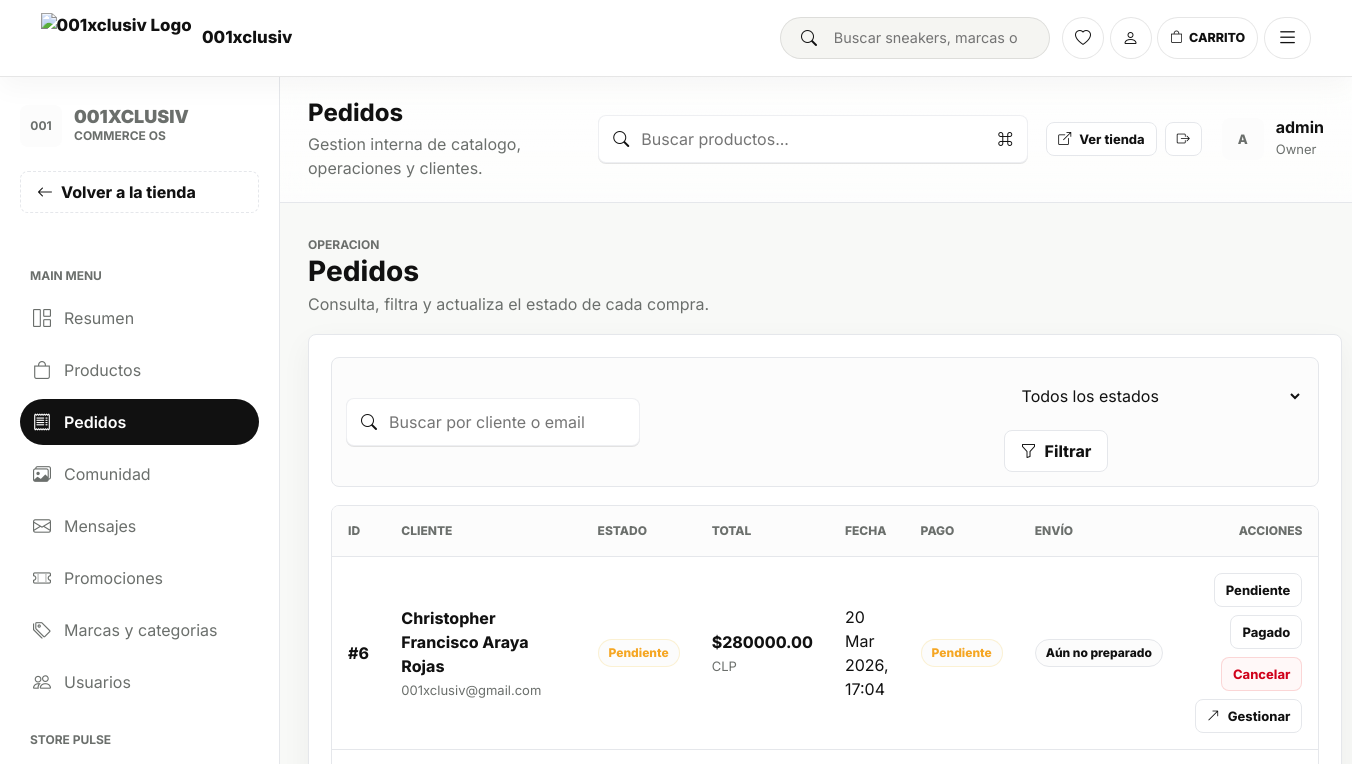
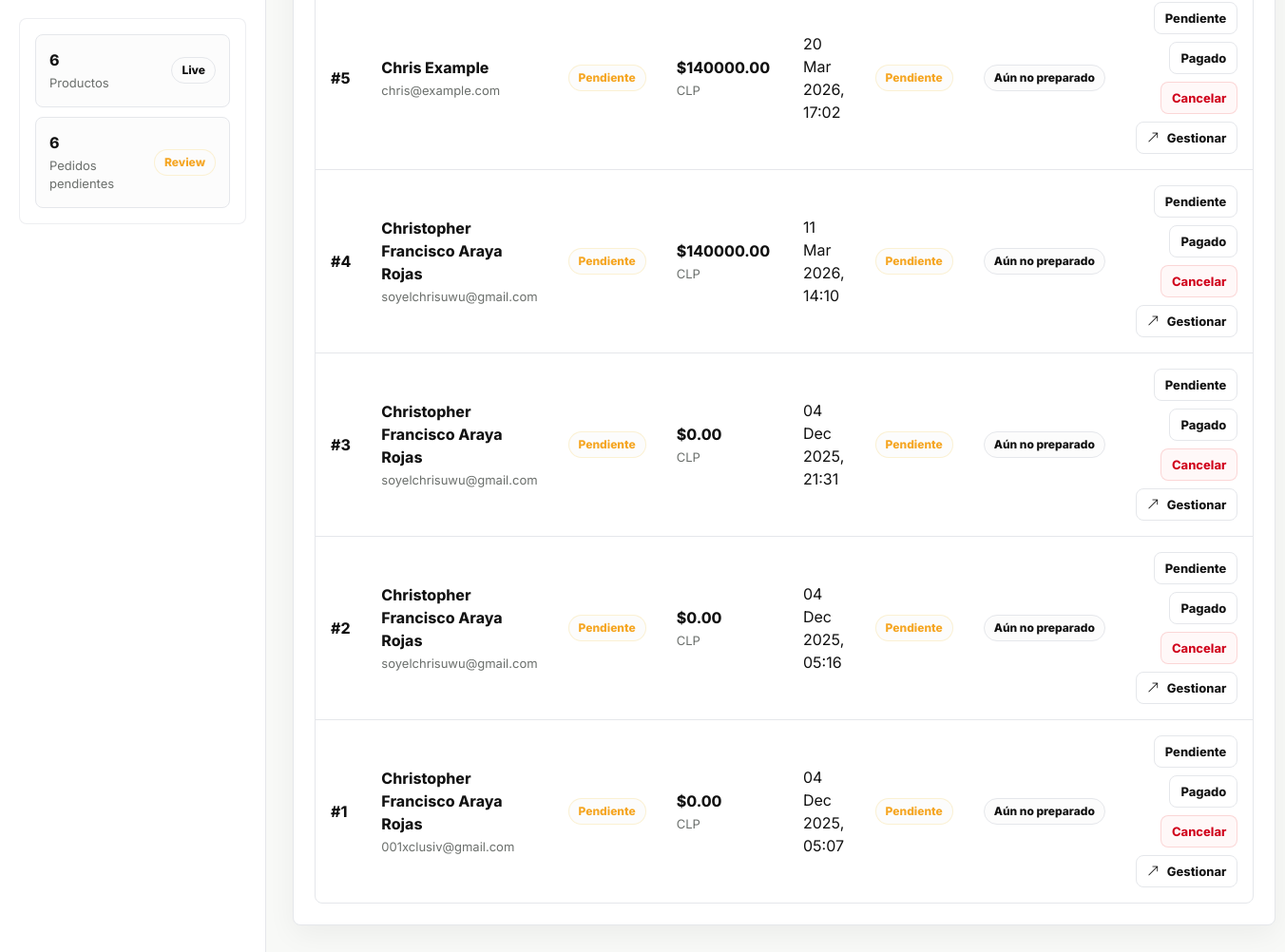
/accounts/backoffice/orders/ (signed in), run on the app's committed database (2 pictures, top to bottom).
### apps/orders/models.py (models this page shows, shortened)
class Order(models.Model):
    STATUS_CHOICES = (
        ("pending", "Pendiente"),
        ("paid", "Pagado"),
        ("cancelled", "Cancelado"),
    )
    PAYMENT_STATUS_CHOICES = (
        ("pending", "Pendiente"),
        ("paid", "Pagado"),
        ("cancelled", "Cancelado"),
        ("failed", "Fallido"),
    )
    SHIPPING_STATUS_CHOICES = (
        ("not_started", "Aún no preparado"),
        ("preparing", "Preparando pedido"),
        ("packed", "Pedido empaquetado"),
        ("ready_to_ship", "Listo para despacho"),
        ("shipped", "Despachado"),
        ("in_transit", "En tránsito"),
        ("out_for_delivery", "En reparto"),
        ("delivered", "Entregado"),
        ("delayed", "Con demora"),
        ("failed_delivery", "Entrega fallida"),
        ("returned", "Devuelto"),
        ("cancelled", "Envío cancelado"),
    )
    SHIPPING_PROGRESS_STATUSES = {
        "not_started": 0,
        "preparing": 1,
        "packed": 1,
        "ready_to_ship": 2,
        "shipped": 3,
        "in_transit": 3,
        "out_for_delivery": 3,
        "delivered": 4,
    }
    user = models.ForeignKey(
        settings.AUTH_USER_MODEL,
        on_delete=models.SET_NULL,
        related_name="orders",
        null=True,
        blank=True,
    )
    full_name = models.CharField("Nombre completo", max_length=100)
    email = models.EmailField("Email")
    address = models.CharField("Dirección", max_length=250)
    city = models.CharField("Ciudad", max_length=100)
    postal_code = models.CharField("Código Postal", max_length=20)
    subtotal_amount = models.DecimalField("Subtotal", max_digits=12, decimal_places=2, default=0)
    discount_amount = models.DecimalField("Descuento", max_digits=12, decimal_places=2, default=0)
    promo_code = models.CharField("Codigo promocional", max_length=40, blank=True)
    net_amount = models.DecimalField("Neto", max_digits=12, decimal_places=2, default=0)
    tax_amount = models.DecimalField("IVA", max_digits=12, decimal_places=2, default=0)
    tax_rate = models.DecimalField("Tasa IVA", max_digits=5, decimal_places=2, default=19)
    total_amount = models.DecimalField("Total", max_digits=12, decimal_places=2, default=0)
    created_at = models.DateTimeField(auto_now_add=True)
    updated_at = models.DateTimeField(auto_now=True)
    status = models.CharField(max_length=20, choices=STATUS_CHOICES, default="pending")
    payment_id = models.CharField("Payment ID", max_length=120, blank=True)
    payment_token = models.CharField("Payment Token", max_length=255, blank=True, db_index=True)
    payment_status = models.CharField(
        "Estado de pago",
        max_length=20,
        choices=PAYMENT_STATUS_CHOICES,
        default="pending",
    )
    is_paid = models.BooleanField(default=False)
    shipping_status = models.CharField(
        "Estado de envío",
        max_length=20,
        choices=SHIPPING_STATUS_CHOICES,
        default="not_started",
    )
    carrier_name = models.CharField("Transportista", max_length=100, blank=True)
    tracking_number = models.CharField("Número de seguimiento", max_length=100, blank=True)
    estimated_delivery_date = models.DateField("Fecha estimada de entrega", null=True, blank=True)
    shipped_at = models.DateTimeField("Fecha de despacho", null=True, blank=True)
    delivered_at = models.DateTimeField("Fecha de entrega", null=True, blank=True)
    order_created_email_sent = models.BooleanField(default=False)
    payment_confirmed_email_sent = models.BooleanField(default=False)
    order_cancelled_email_sent = models.BooleanField(default=False)
    admin_new_order_email_sent = models.BooleanField(default=False)
    stock_committed = models.BooleanField(default=False)
    promotion_committed = models.BooleanField(default=False)
    class Meta:
        ordering = ("-created_at",)
        verbose_name = "Orden"
        verbose_name_plural = "Ordenes"
    @property
    def shipping_status_tone(self):
        if self.shipping_status == "delivered":
            return "success"
        if self.shipping_status in {"delayed", "failed_delivery", "returned", "cancelled"}:
            return "alert"
        if self.shipping_status in {"shipped", "in_transit", "out_for_delivery"}:
            return "moving"
        return "pending"

### apps/accounts/views.py (the view)
# urls.py: path('backoffice/orders/', views.BackofficeOrderListView.as_view(), name='backoffice_orders'),
class BackofficeOrderListView(StaffRequiredMixin, View):
    def get(self, request):
        status = request.GET.get("status", "").strip()
        query = request.GET.get("q", "").strip()
        orders = Order.objects.select_related("user").prefetch_related("items").order_by("-created_at")
        if status:
            orders = orders.filter(status=status)
        if query:
            orders = orders.filter(Q(full_name__icontains=query) | Q(email__icontains=query))
        context = {
            **build_backoffice_context("orders"),
            "orders": orders,
            "active_status": status,
            "query": query,
            "status_choices": Order.STATUS_CHOICES,
        }
        return render(request, "accounts/backoffice_orders.html", context)

### templates/accounts/backoffice_orders.html (shortened to what this page needs)
{% extends "accounts/backoffice_base.html" %}
{% block backoffice_content %}
<section class="bo-section">
    <div class="bo-page-bar">
        <div class="bo-page-heading">
            <span class="bo-kicker">Operacion</span>
            <h1>Pedidos</h1>
            <p>Consulta, filtra y actualiza el estado de cada compra.</p>
        </div>
    </div>
    <article class="bo-card">
        <form method="get" class="bo-toolbar">
            <div class="bo-search">
                <i class="bi bi-search"></i>
                <input type="search" name="q" value="{{ query }}" placeholder="Buscar por cliente o email">
            </div>
            <div class="bo-toolbar__filters">
                <select name="status" class="bo-input">
                    <option value="">Todos los estados</option>
                </select>
                <button type="submit" class="bo-button bo-button--secondary">
                    <i class="bi bi-funnel"></i>
                    Filtrar
                </button>
            </div>
        </form>
        <div class="bo-table-wrap">
            <table class="bo-table">
                <thead>
                    <tr>
                        <th>ID</th>
                        <th>Cliente</th>
                        <th>Estado</th>
                        <th>Total</th>
                        <th>Fecha</th>
                        <th>Pago</th>
                        <th>Envío</th>
                        <th class="text-end">Acciones</th>
                    </tr>
                </thead>
                <tbody>
                    {% for order in orders %}
                    <tr>
                        <td><strong>#{{ order.id }}</strong></td>
                        <td>
                            <strong>{{ order.full_name }}</strong>
                            <p>{{ order.email }}</p>
                        </td>
                        <td>
                            <span class="bo-badge {% if order.status == 'pending' %}bo-badge--warning{% elif order.status == 'cancelled' %}bo-badge--danger{% endif %}">
                                {{ order.get_status_display }}
                            </span>
                        </td>
                        <td><strong>${{ order.total_amount }}</strong><p>CLP</p></td>
                        <td>{{ order.created_at|date:"d M Y, H:i" }}</td>
                        <td>
                            <span class="bo-badge {% if order.payment_status == 'pending' %}bo-badge--warning{% elif order.payment_status == 'cancelled' or order.payment_status == 'failed' %}bo-badge--danger{% elif order.payment_status != 'paid' %}bo-badge--muted{% endif %}">
                                {{ order.get_payment_status_display }}
                            </span>
                        </td>
                        <td>
                            <span class="bo-badge bo-shipping-badge bo-shipping-badge--{{ order.shipping_status_tone }}">
                                {{ order.get_shipping_status_display }}
                            </span>
                        </td>
                        <td>
                            <div class="bo-table-actions">
                                <form method="post" action="{% url 'accounts:backoffice_order_action' order.id %}">
                                    <button type="submit" class="bo-button bo-button--secondary bo-button--sm">Pendiente</button>
                                </form>
                                <form method="post" action="{% url 'accounts:backoffice_order_action' order.id %}">
                                    <button type="submit" class="bo-button bo-button--secondary bo-button--sm">Pagado</button>
                                </form>
                                <form method="post" action="{% url 'accounts:backoffice_order_action' order.id %}">
                                    <button type="submit" class="bo-button bo-button--danger bo-button--sm">Cancelar</button>
                                </form>
                                <a href="{% url 'accounts:backoffice_order_detail' order.id %}" class="bo-button bo-button--secondary bo-button--sm">
                                    <i class="bi bi-arrow-up-right"></i>
                                    Gestionar
                                </a>
                            </div>
                        </td>
                    </tr>
                    {% empty %}
                    <tr>
                        <td colspan="8">
                            <div class="bo-empty">No hay pedidos que coincidan con el filtro.</div>
                        </td>
                    </tr>
                    {% endfor %}
                </tbody>
            </table>
        </div>
    </article>
</section>
{% endblock %}

### templates/accounts/backoffice_base.html (shortened to what this page needs)
{% extends "base.html" %}
{% block content %}
<section class="bo-app">
    <div class="bo-layout">
        <aside class="bo-sidebar" aria-label="Backoffice navigation">
            <a href="{% url 'accounts:backoffice_dashboard' %}" class="bo-brand">
                <span class="bo-brand__mark">001</span>
                <span>
                    <strong>001xclusiv</strong>
                    <span>Commerce OS</span>
                </span>
            </a>
            <a href="{% url 'core:home' %}" class="bo-button bo-button--secondary" style="width: 100%; margin-bottom: 28px; justify-content: flex-start; border-style: dashed;">
                <i class="bi bi-arrow-left"></i>
                <span>Volver a la tienda</span>
            </a>
            <span class="bo-nav-kicker">Main menu</span>
            <nav class="bo-nav">
                {% for item in backoffice_nav %}
                <a href="{% url item.url_name %}" class="bo-nav-link {% if backoffice_section == item.key %}is-active{% endif %}">
                    <i class="bi {{ item.icon }}"></i>
                    <span>{{ item.label }}</span>
                </a>
                {% endfor %}
            </nav>
            <span class="bo-nav-kicker">Store pulse</span>
            <div class="bo-sidebar__footer">
                <div class="bo-list">
                    <div class="bo-list-row">
                        <div>
                            <strong>{{ backoffice_metrics.products }}</strong>
                            <p>Productos</p>
                        </div>
                        <span class="bo-badge">Live</span>
                    </div>
                    <div class="bo-list-row">
                        <div>
                            <strong>{{ backoffice_metrics.pending_orders }}</strong>
                            <p>Pedidos pendientes</p>
                        </div>
                        <span class="bo-badge bo-badge--warning">Review</span>
                    </div>
                </div>
            </div>
        </aside>
        <div class="bo-workspace">
            <header class="bo-header">
                <div class="bo-title">
                    <h1>
                        {% if backoffice_section == "dashboard" %}Overview{% elif backoffice_section == "products" %}Productos{% elif backoffice_section == "orders" %}Pedidos{% elif backoffice_section == "community" %}Comunidad{% elif backoffice_section == "messages" %}Mensajes{% elif backoffice_section == "promotions" %}Promociones{% elif backoffice_section == "taxonomy" %}Marcas y categorias{% elif backoffice_section == "users" %}Usuarios{% else %}Backoffice{% endif %}
                    </h1>
                    <p>Gestion interna de catalogo, operaciones y clientes.</p>
                </div>
                <form action="{% url 'accounts:backoffice_products' %}" method="get" class="bo-search">
                    <i class="bi bi-search"></i>
                    <input type="search" name="q" placeholder="Buscar productos..." value="{{ query|default:'' }}">
                    <i class="bi bi-command"></i>
                </form>
                <div class="bo-header-right">
                    <div style="display: flex; gap: 8px;">
                        <a href="{% url 'core:home' %}" class="bo-button bo-button--secondary bo-button--sm" title="Ver tienda">
                            <i class="bi bi-box-arrow-up-right"></i> <span class="hide-mobile">Ver tienda</span>
                        </a>
                        <form method="post" action="{% url 'accounts:logout' %}" style="margin:0;">
                            <button type="submit" class="bo-button bo-button--secondary bo-button--sm" title="Cerrar sesión">
                                <i class="bi bi-box-arrow-right"></i>
                            </button>
                        </form>
                    </div>
                    <div class="bo-user">
                        <span class="bo-user__avatar">{{ user.username|first|upper }}</span>
                        <div class="hide-mobile">
                            <strong>{{ user.username }}</strong>
                            <span>{% if user.is_superuser %}Owner{% elif user.is_staff %}Staff{% else %}Usuario{% endif %}</span>
                        </div>
                    </div>
                </div>
            </header>
            <div class="bo-content">
                {% block backoffice_content %}{% endblock %}
            </div>
        </div>
    </div>
</section>
{% endblock %}

### data on the page
Order: id "6", full_name "Christopher Francisco Araya Rojas", email "001xclusiv@gmail.com", status "Pendiente", total_amount "280000.00", created_at "20 Mar 2026, 17:04", payment_status "Pendiente", shipping_status "Aún no preparado"
Order: id "5", full_name "Chris Example", email "chris@example.com", status "Pendiente", total_amount "140000.00", created_at "20 Mar 2026, 17:02", payment_status "Pendiente", shipping_status "Aún no preparado"
Order: id "4", full_name "Christopher Francisco Araya Rojas", email "soyelchrisuwu@gmail.com", status "Pendiente", total_amount "140000.00", created_at "11 Mar 2026, 14:10", payment_status "Pendiente", shipping_status "Aún no preparado"
Order: id "3", full_name "Christopher Francisco Araya Rojas", email "soyelchrisuwu@gmail.com", status "Pendiente", total_amount "0.00", created_at "04 Dec 2025, 21:31", payment_status "Pendiente", shipping_status "Aún no preparado"
Order: id "2", full_name "Christopher Francisco Araya Rojas", email "soyelchrisuwu@gmail.com", status "Pendiente", total_amount "0.00", created_at "04 Dec 2025, 05:16", payment_status "Pendiente", shipping_status "Aún no preparado"
Order: id "1", full_name "Christopher Francisco Araya Rojas", email "001xclusiv@gmail.com", status "Pendiente", total_amount "0.00", created_at "04 Dec 2025, 05:07", payment_status "Pendiente", shipping_status "Aún no preparado"

### other printed values
{{ item.label }} "Resumen" "Productos" "Pedidos" "Comunidad" "Mensajes" "Promociones" "Marcas y categorias" "Usuarios"
{{ backoffice_metrics.products }} "6"
{{ backoffice_metrics.pending_orders }} "6"
{{ user.username|first|upper }} "A"
{{ user.username }} "admin"
